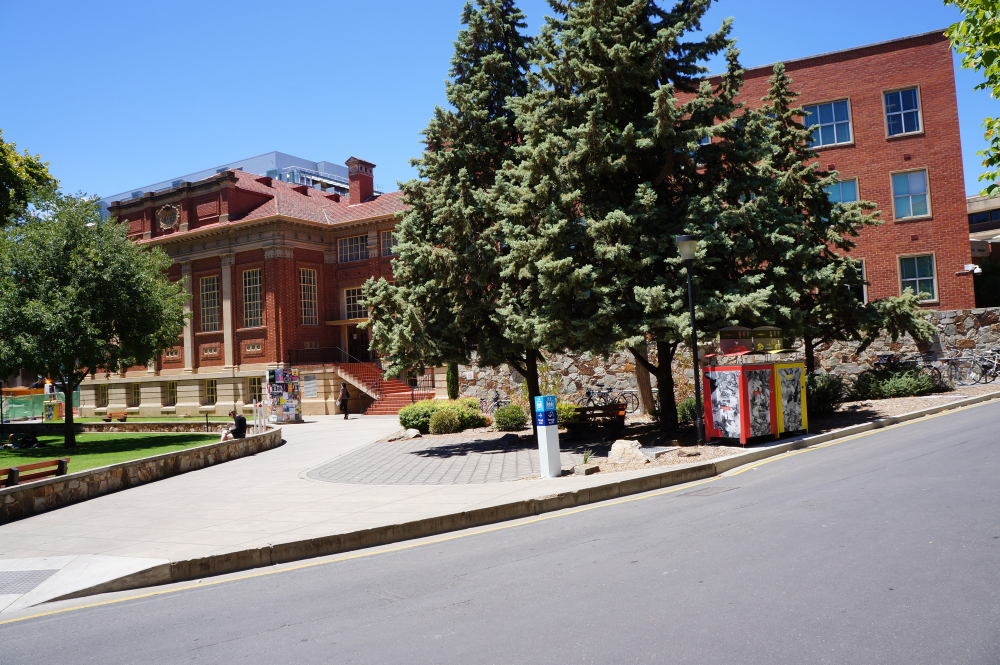
#> input picture Images_Asgnmt3_1/I4/DSC02931.JPG, 2000 x 1329 px, found by its file name (shown at 1/2 size); its folder holds only this picture in this run
$ python tempCodeRunnerFile.py
#> lines starting #> are read from the running program, lines starting #| are printed output that depends on the picture
import cv2 as cv
import cv2
import numpy as np
import os
from FeatureMatching import matchfeatures
from Homography_Ransac import ransac
import matplotlib.pyplot as plt
from tqdm import tqdm


# [58 lines left out: functions warp, laplacepyramids, not called in this run]


if __name__ == '__main__':
    IMG_DIR = r'C:\Users\jaina\Google Drive\Class\6th Sem\CV\Assignment1\PanoramaStitching\Images_Asgnmt3_1\I4'
    N = 5
    Images = []
    for root, dirs, files in os.walk(IMG_DIR):
        for i in range(N):
            img = cv2.imread(os.path.join(IMG_DIR, files[i]))
#> img is the input picture: shape (1329, 2000, 3); mean B, G, R 125.6, 121.9, 119.8
            img = cv2.resize(img, (400, 300))
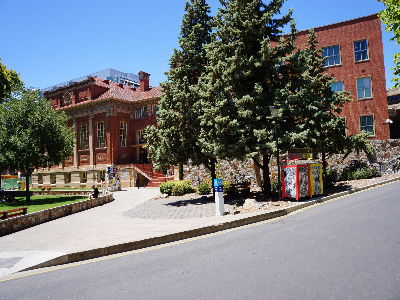
#> img: shape (300, 400, 3); mean B, G, R 125.5, 121.9, 119.7
#> (the run stopped early here; a loop or call above may not have finished)

$ run again, on Images_Asgnmt3_1/I4/DSC02932.JPG
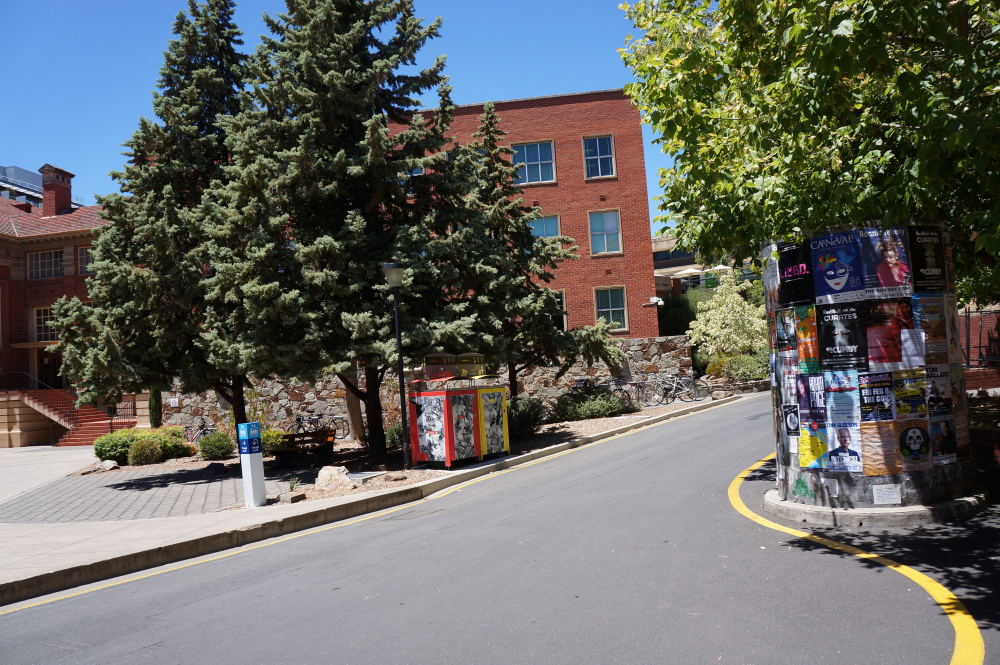
#> input picture Images_Asgnmt3_1/I4/DSC02932.JPG, 2000 x 1329 px, found by its file name (shown at 1/2 size)
#> img is the input picture: shape (1329, 2000, 3); mean B, G, R 99.2, 102.9, 102.2
#> `img = cv2.resize(img, (400, 300))`:
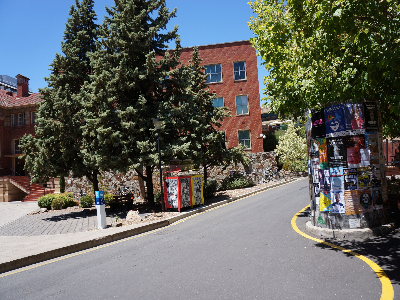
#> img: shape (300, 400, 3); mean B, G, R 99.1, 102.9, 102.1

$ run again, on Images_Asgnmt3_1/I4/DSC02933.JPG
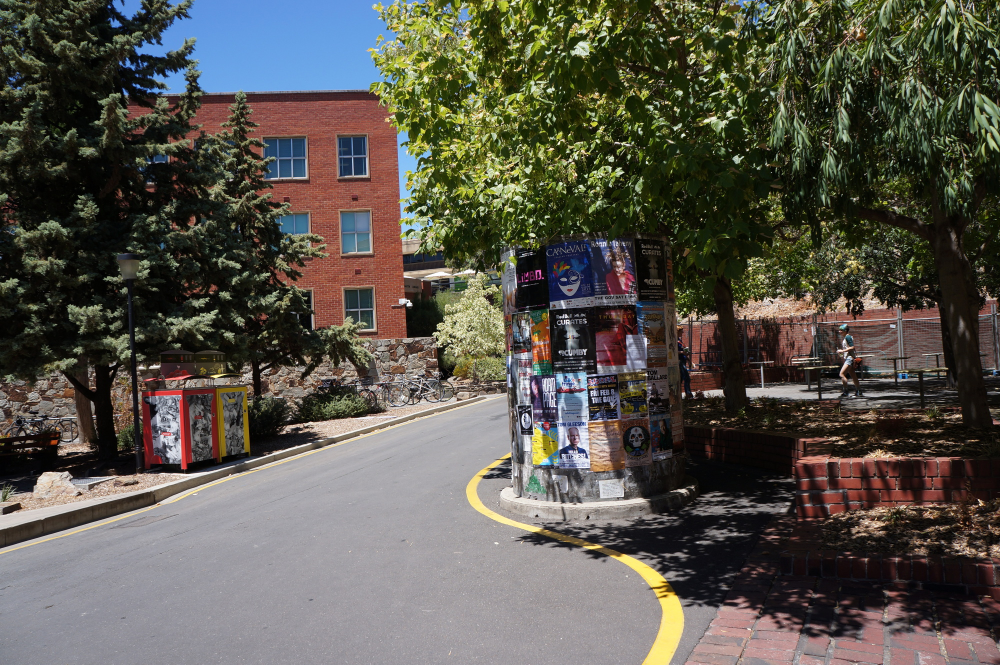
#> input picture Images_Asgnmt3_1/I4/DSC02933.JPG, 2000 x 1329 px, found by its file name (shown at 1/2 size)
#> img is the input picture: shape (1329, 2000, 3); mean B, G, R 76.1, 85.3, 88.3
#> `img = cv2.resize(img, (400, 300))`:
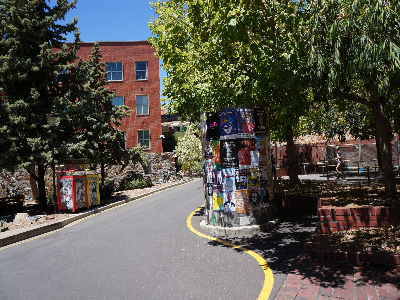
#> img: shape (300, 400, 3); mean B, G, R 76, 85.2, 88.2

$ run again, on Images_Asgnmt3_1/I4/DSC02934.JPG
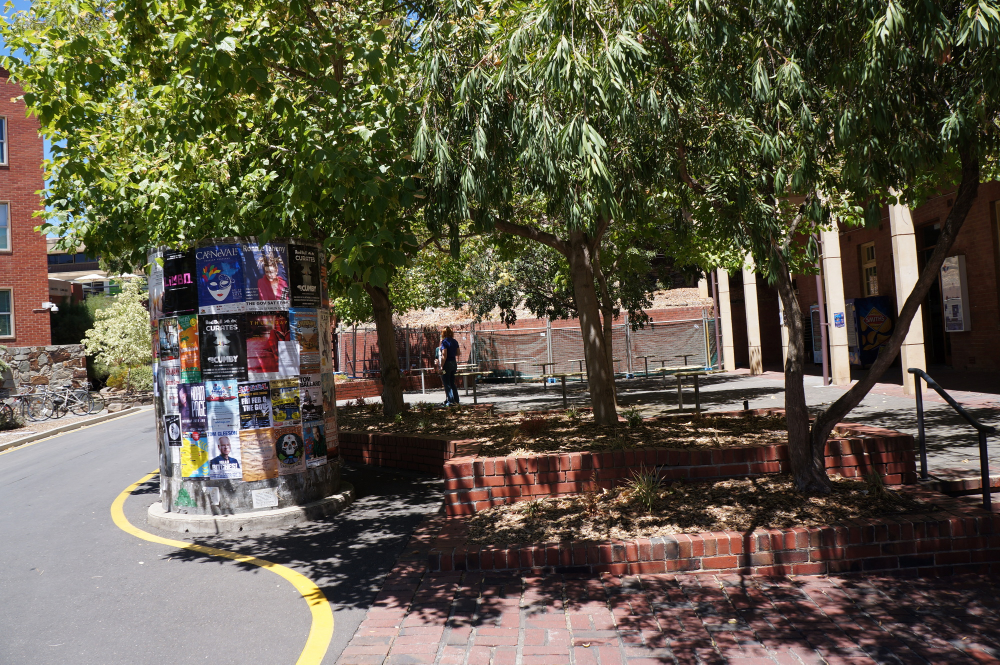
#> input picture Images_Asgnmt3_1/I4/DSC02934.JPG, 2000 x 1329 px, found by its file name (shown at 1/2 size)
#> img is the input picture: shape (1329, 2000, 3); mean B, G, R 72.3, 89.2, 95.2
#> `img = cv2.resize(img, (400, 300))`:
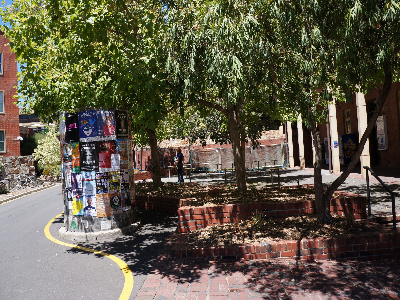
#> img: shape (300, 400, 3); mean B, G, R 72.2, 89.1, 95.1
